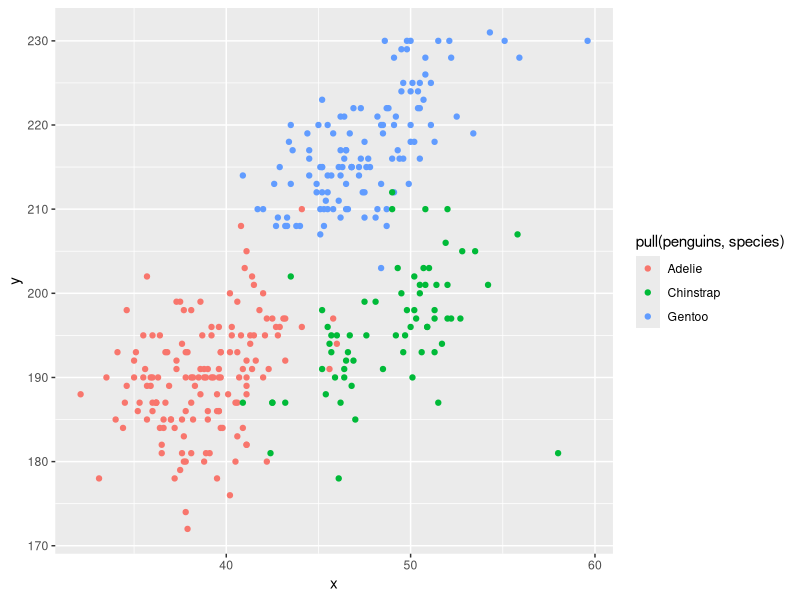
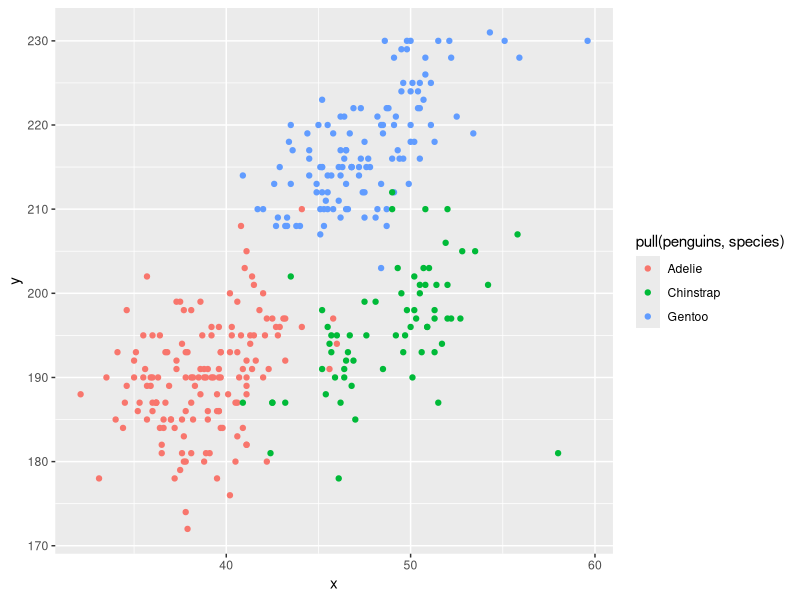

These figures' R source, in order:
## ---- chunk 1
  library(tidyverse)
  problemone_df = tibble(
    vec_numeric = rnorm(10),
    #vec_positive = samp > 0,
    vec_logical = c(vec_numeric > 0),
    vec_char = c("a", "b", "c", "d", "e", "f", "g", "h", "i", "j"),
    vec_factor = factor(c("sad", "angry", "happy", "angry", "sad", "sad", "sad", "happy", "angry", "angry"))
)
## ---- chunk 2
  mean(pull(problemone_df, vec_numeric))
  mean(pull(problemone_df, vec_logical))
  mean(pull(problemone_df, vec_char))
  mean(pull(problemone_df, vec_factor))
## ---- chunk 3
  as.numeric(pull(problemone_df, vec_logical))*pull(problemone_df, vec_numeric)
  factor(pull(problemone_df, vec_logical))*pull(problemone_df, vec_numeric)
  as.numeric(factor(pull(problemone_df, vec_logical)))*pull(problemone_df, vec_numeric)
## ---- chunk 4
  data("penguins", package = "palmerpenguins")
## ---- chunk 5
  plot_penguins = tibble(
  x = pull(penguins, bill_length_mm),
  y = pull(penguins, flipper_length_mm)
)

ggplot(plot_penguins, aes(x = x, y = y, color = pull(penguins, species))) + geom_point()
## ---- chunk 6
  ggsave("plot_penguins.png")
